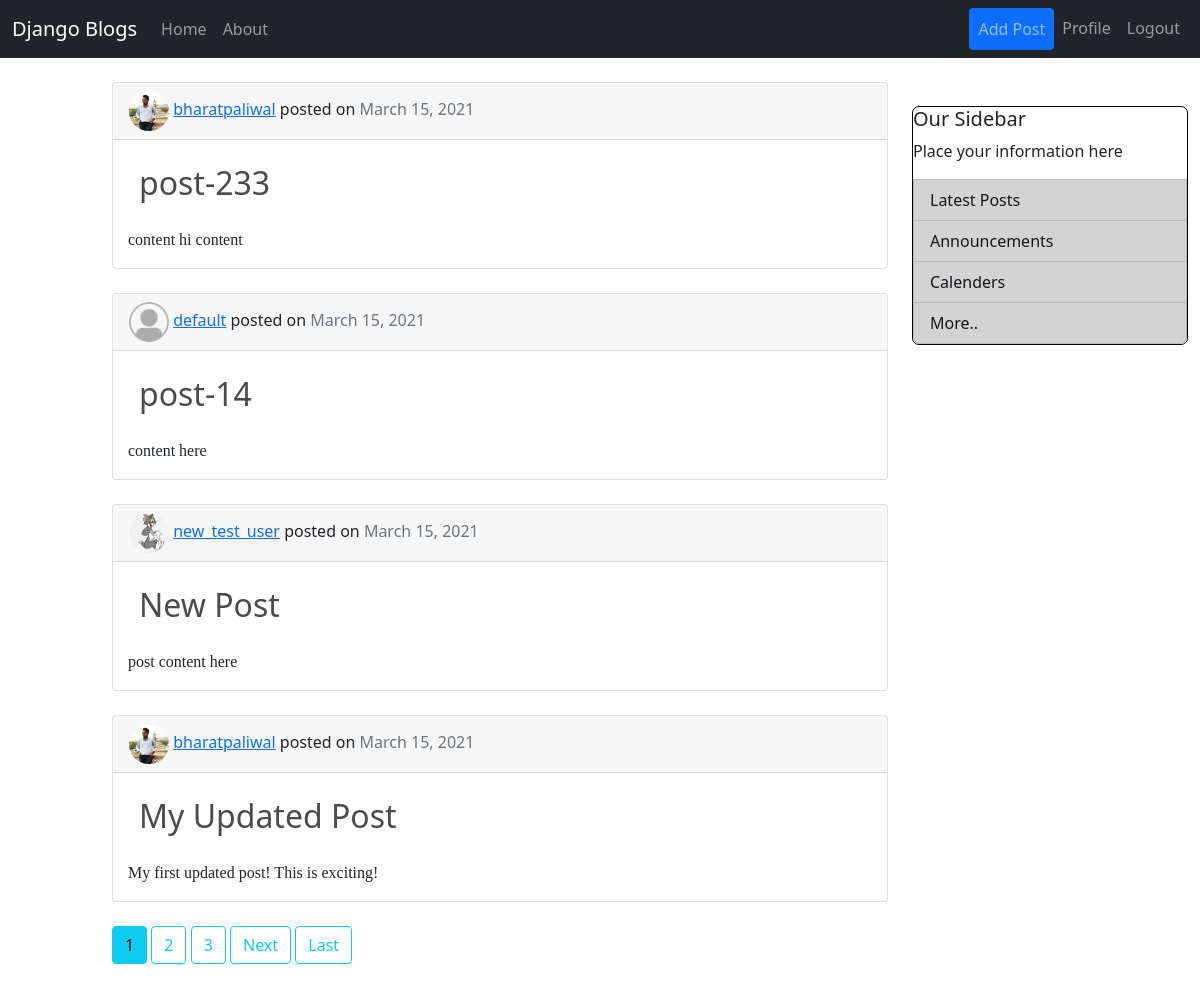
The app's page / (signed in) with its own data.
### blog/models.py (models this page shows, shortened)
class Post(models.Model):
  title = models.CharField(max_length=100)
  content = models.TextField()
  date_posted = models.DateTimeField(default=timezone.now)
  author = models.ForeignKey(User,on_delete=models.CASCADE)

### users/models.py (models this page shows, shortened)
class Profile(models.Model):
  user = models.OneToOneField(User,on_delete=models.CASCADE)
  image = models.ImageField(default='default.png',upload_to='profile_pics')

### blog/views.py (the view)
# urls.py: path("",PostListView.as_view(),name="blog_home"),
class PostListView(ListView):
  model = Post
  template_name = 'blog/home.html'
  context_object_name = 'posts'
  ordering = ['-date_posted']
  paginate_by = 4

### blog/templates/blog/home.html (shortened to what this page needs)
{% extends "blog/base.html" %}
  {% block content %}
    {% for post in posts %}
        <div class='card mt-4 mb-4'>
          <p class="card-header">
              <img src="{{post.author.profile.image.url}}" alt="{{post.author.name}}" class="prof-image">
            <span class="strong text-primary">
              <a class="mr-2" href="{% url 'user-posts' post.author.username %}">{{ post.author }}</a>
            </span>
            posted on  <span class="text-muted" > {{ post.date_posted|date:"F d, Y"}} </span>
          </p>
          <h1 class="card-body">
              <span class="bold fs-2"> <a href="{% url 'Post_details' post.id %}" class='blog-head'>{{ post.title }} </a> </span>
          </h1>
          <p style="font-family:'Times New Roman', Times, serif; padding-left: 15px;">{{post.content}}</p>
        </div>
    {% endfor %}
    {% if is_paginated %}
      {% for num in page_obj.paginator.page_range %}
        {% if page_obj.number == num %}
          <a class="btn btn-info mb-4" href="?page={{ num }}">{{ num }}</a>
        {% elif num > page_obj.number|add:'-3' and num < page_obj.number|add:'3' %}
          <a class="btn btn-outline-info mb-4" href="?page={{ num }}">{{ num }}</a>
        {% endif %}
      {% endfor %}
      {% if page_obj.has_next %}
        <a class="btn btn-outline-info mb-4" href="?page={{ page_obj.next_page_number }}">Next</a>
        <a class="btn btn-outline-info mb-4" href="?page={{ page_obj.paginator.num_pages }}">Last</a>
      {% endif %}
    {% endif %}
  {% endblock content %}

### blog/static/blog/main.css (style rules this page uses)
.prof-image { height:40px; width:40px; border-radius: 50%; }
.blog-head { text-decoration: none!important; color: rgb(75, 75, 75)!important; padding: 10px; text-underline-position: none !important; }

### records on screen
Post: author.profile.image (picture), author "bharatpaliwal", date_posted "March 15, 2021", title "post-233", content "content hi content"
Post: author.profile.image (placeholder picture), author "default", date_posted "March 15, 2021", title "post-14", content "content here"
Post: author.profile.image (placeholder picture), author "new_test_user", date_posted "March 15, 2021", title "New Post", content "post content here"
Post: author.profile.image (picture), author "bharatpaliwal", date_posted "March 15, 2021", title "My Updated Post", content "My first updated post! This is exciting!"

### other values on screen
{{ num }} "1"
{{ num }} "2" "3"
